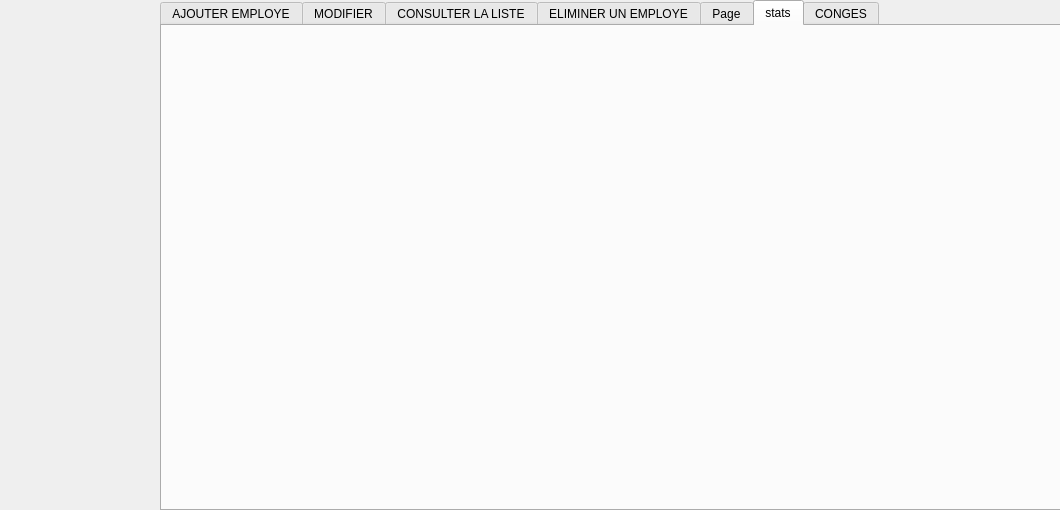
<?xml version="1.0" encoding="UTF-8"?>
<ui version="4.0">
 <class>employes</class>
 <widget class="QWidget" name="employes">
  <property name="geometry">
   <rect>
    <x>0</x>
    <y>0</y>
    <width>1060</width>
    <height>510</height>
   </rect>
  </property>
  <property name="windowTitle">
   <string>Form</string>
  </property>
  <widget class="QTabWidget" name="tabWidget">
   <property name="geometry">
    <rect>
     <x>160</x>
     <y>0</y>
     <width>901</width>
     <height>511</height>
    </rect>
   </property>
   <property name="currentIndex">
    <number>5</number>
   </property>
   <widget class="QWidget" name="AJOUTE">
    <attribute name="title">
     <string>AJOUTER EMPLOYE</string>
    </attribute>
    <widget class="QGroupBox" name="groupBox_5">
     <property name="geometry">
      <rect>
       <x>10</x>
       <y>20</y>
       <width>851</width>
       <height>421</height>
      </rect>
     </property>
     <property name="title">
      <string/>
     </property>
     <widget class="QLabel" name="ID_2">
      <property name="geometry">
       <rect>
        <x>10</x>
        <y>40</y>
        <width>47</width>
        <height>13</height>
       </rect>
      </property>
      <property name="text">
       <string>ID</string>
      </property>
     </widget>
     <widget class="QLabel" name="label_25">
      <property name="geometry">
       <rect>
        <x>10</x>
        <y>80</y>
        <width>47</width>
        <height>13</height>
       </rect>
      </property>
      <property name="text">
       <string>NOM</string>
      </property>
     </widget>
     <widget class="QLabel" name="label_26">
      <property name="geometry">
       <rect>
        <x>10</x>
        <y>120</y>
        <width>81</width>
        <height>16</height>
       </rect>
      </property>
      <property name="text">
       <string>PRENOM</string>
      </property>
     </widget>
     <widget class="QLineEdit" name="lineEdit">
      <property name="geometry">
       <rect>
        <x>140</x>
        <y>40</y>
        <width>113</width>
        <height>20</height>
       </rect>
      </property>
     </widget>
     <widget class="QLineEdit" name="lineEdit_2">
      <property name="geometry">
       <rect>
        <x>140</x>
        <y>80</y>
        <width>113</width>
        <height>20</height>
       </rect>
      </property>
     </widget>
     <widget class="QLineEdit" name="lineEdit_3">
      <property name="geometry">
       <rect>
        <x>140</x>
        <y>120</y>
        <width>113</width>
        <height>20</height>
       </rect>
      </property>
     </widget>
     <widget class="QLabel" name="label_27">
      <property name="geometry">
       <rect>
        <x>10</x>
        <y>190</y>
        <width>81</width>
        <height>16</height>
       </rect>
      </property>
      <property name="text">
       <string>DATE</string>
      </property>
     </widget>
     <widget class="QLabel" name="label_28">
      <property name="geometry">
       <rect>
        <x>10</x>
        <y>150</y>
        <width>81</width>
        <height>16</height>
       </rect>
      </property>
      <property name="text">
       <string>SALAIRE</string>
      </property>
     </widget>
     <widget class="QLineEdit" name="lineEdit_4">
      <property name="geometry">
       <rect>
        <x>140</x>
        <y>150</y>
        <width>113</width>
        <height>20</height>
       </rect>
      </property>
     </widget>
     <widget class="QDateEdit" name="dateEdit">
      <property name="geometry">
       <rect>
        <x>140</x>
        <y>190</y>
        <width>110</width>
        <height>22</height>
       </rect>
      </property>
     </widget>
     <widget class="QLabel" name="label_29">
      <property name="geometry">
       <rect>
        <x>10</x>
        <y>230</y>
        <width>81</width>
        <height>16</height>
       </rect>
      </property>
      <property name="text">
       <string>POSTE</string>
      </property>
     </widget>
     <widget class="QPushButton" name="pushButton_ajouter">
      <property name="geometry">
       <rect>
        <x>260</x>
        <y>290</y>
        <width>75</width>
        <height>23</height>
       </rect>
      </property>
      <property name="text">
       <string>Ajouter</string>
      </property>
     </widget>
     <widget class="QComboBox" name="poste_p">
      <property name="geometry">
       <rect>
        <x>120</x>
        <y>230</y>
        <width>181</width>
        <height>22</height>
       </rect>
      </property>
      <item>
       <property name="text">
        <string>Reducateur Technique</string>
       </property>
      </item>
      <item>
       <property name="text">
        <string>Conducteur</string>
       </property>
      </item>
      <item>
       <property name="text">
        <string>controleur technique</string>
       </property>
      </item>
      <item>
       <property name="text">
        <string>Inspecteur Qualite</string>
       </property>
      </item>
      <item>
       <property name="text">
        <string>RH</string>
       </property>
      </item>
     </widget>
    </widget>
   </widget>
   <widget class="QWidget" name="tab_6">
    <attribute name="title">
     <string>MODIFIER</string>
    </attribute>
    <widget class="QGroupBox" name="groupBox_6">
     <property name="geometry">
      <rect>
       <x>20</x>
       <y>20</y>
       <width>831</width>
       <height>441</height>
      </rect>
     </property>
     <property name="title">
      <string/>
     </property>
     <widget class="QLabel" name="ID_3">
      <property name="geometry">
       <rect>
        <x>10</x>
        <y>40</y>
        <width>47</width>
        <height>13</height>
       </rect>
      </property>
      <property name="text">
       <string>ID</string>
      </property>
     </widget>
     <widget class="QLabel" name="label_30">
      <property name="geometry">
       <rect>
        <x>10</x>
        <y>80</y>
        <width>47</width>
        <height>13</height>
       </rect>
      </property>
      <property name="text">
       <string>NOM</string>
      </property>
     </widget>
     <widget class="QLabel" name="label_31">
      <property name="geometry">
       <rect>
        <x>10</x>
        <y>120</y>
        <width>81</width>
        <height>16</height>
       </rect>
      </property>
      <property name="text">
       <string>PRENOM</string>
      </property>
     </widget>
     <widget class="QLineEdit" name="lineEdit_11">
      <property name="geometry">
       <rect>
        <x>140</x>
        <y>40</y>
        <width>113</width>
        <height>20</height>
       </rect>
      </property>
     </widget>
     <widget class="QLineEdit" name="lineEdit_12">
      <property name="geometry">
       <rect>
        <x>140</x>
        <y>80</y>
        <width>113</width>
        <height>20</height>
       </rect>
      </property>
     </widget>
     <widget class="QLineEdit" name="lineEdit_13">
      <property name="geometry">
       <rect>
        <x>140</x>
        <y>120</y>
        <width>113</width>
        <height>20</height>
       </rect>
      </property>
     </widget>
     <widget class="QLabel" name="label_32">
      <property name="geometry">
       <rect>
        <x>10</x>
        <y>190</y>
        <width>81</width>
        <height>16</height>
       </rect>
      </property>
      <property name="text">
       <string>DATE</string>
      </property>
     </widget>
     <widget class="QLabel" name="label_33">
      <property name="geometry">
       <rect>
        <x>10</x>
        <y>150</y>
        <width>81</width>
        <height>16</height>
       </rect>
      </property>
      <property name="text">
       <string>SALAIRE</string>
      </property>
     </widget>
     <widget class="QLineEdit" name="lineEdit_14">
      <property name="geometry">
       <rect>
        <x>140</x>
        <y>150</y>
        <width>113</width>
        <height>20</height>
       </rect>
      </property>
     </widget>
     <widget class="QDateEdit" name="dateEdit_3">
      <property name="geometry">
       <rect>
        <x>140</x>
        <y>190</y>
        <width>110</width>
        <height>22</height>
       </rect>
      </property>
     </widget>
     <widget class="QLabel" name="label_34">
      <property name="geometry">
       <rect>
        <x>10</x>
        <y>230</y>
        <width>81</width>
        <height>16</height>
       </rect>
      </property>
      <property name="text">
       <string>POSTE</string>
      </property>
     </widget>
     <widget class="QPushButton" name="pushButton_modifier">
      <property name="geometry">
       <rect>
        <x>260</x>
        <y>290</y>
        <width>75</width>
        <height>23</height>
       </rect>
      </property>
      <property name="text">
       <string>Modifier</string>
      </property>
     </widget>
     <widget class="QComboBox" name="POSTE_p">
      <property name="geometry">
       <rect>
        <x>140</x>
        <y>230</y>
        <width>111</width>
        <height>22</height>
       </rect>
      </property>
      <item>
       <property name="text">
        <string>chef</string>
       </property>
      </item>
      <item>
       <property name="text">
        <string>RS</string>
       </property>
      </item>
     </widget>
    </widget>
   </widget>
   <widget class="QWidget" name="tab_2">
    <attribute name="title">
     <string>CONSULTER LA LISTE</string>
    </attribute>
    <widget class="QTableView" name="tableView">
     <property name="geometry">
      <rect>
       <x>25</x>
       <y>11</y>
       <width>831</width>
       <height>361</height>
      </rect>
     </property>
    </widget>
    <widget class="QPushButton" name="recherche">
     <property name="geometry">
      <rect>
       <x>460</x>
       <y>400</y>
       <width>93</width>
       <height>28</height>
      </rect>
     </property>
     <property name="text">
      <string>Recherche</string>
     </property>
    </widget>
    <widget class="QLineEdit" name="lineEdit_6">
     <property name="geometry">
      <rect>
       <x>560</x>
       <y>400</y>
       <width>113</width>
       <height>22</height>
      </rect>
     </property>
    </widget>
    <widget class="QPushButton" name="tri">
     <property name="geometry">
      <rect>
       <x>130</x>
       <y>410</y>
       <width>93</width>
       <height>28</height>
      </rect>
     </property>
     <property name="text">
      <string>TRI</string>
     </property>
    </widget>
   </widget>
   <widget class="QWidget" name="tab">
    <attribute name="title">
     <string>ELIMINER UN EMPLOYE</string>
    </attribute>
    <widget class="QGroupBox" name="groupBox_7">
     <property name="geometry">
      <rect>
       <x>30</x>
       <y>30</y>
       <width>641</width>
       <height>421</height>
      </rect>
     </property>
     <property name="title">
      <string/>
     </property>
     <widget class="QLabel" name="ID_4">
      <property name="geometry">
       <rect>
        <x>150</x>
        <y>120</y>
        <width>47</width>
        <height>13</height>
       </rect>
      </property>
      <property name="text">
       <string>ID</string>
      </property>
     </widget>
     <widget class="QLineEdit" name="lineEdit_16">
      <property name="geometry">
       <rect>
        <x>200</x>
        <y>120</y>
        <width>113</width>
        <height>20</height>
       </rect>
      </property>
     </widget>
     <widget class="QPushButton" name="pushButton_supprimer">
      <property name="geometry">
       <rect>
        <x>300</x>
        <y>190</y>
        <width>75</width>
        <height>23</height>
       </rect>
      </property>
      <property name="text">
       <string>Supprimer</string>
      </property>
     </widget>
    </widget>
   </widget>
   <widget class="QWidget" name="tab_5">
    <attribute name="title">
     <string>Page</string>
    </attribute>
   </widget>
   <widget class="QWidget" name="tab_4">
    <attribute name="title">
     <string>stats</string>
    </attribute>
    <widget class="QLabel" name="label_4">
     <property name="geometry">
      <rect>
       <x>60</x>
       <y>10</y>
       <width>701</width>
       <height>411</height>
      </rect>
     </property>
     <property name="text">
      <string/>
     </property>
    </widget>
   </widget>
   <widget class="QWidget" name="tab_3">
    <attribute name="title">
     <string>CONGES</string>
    </attribute>
    <widget class="QGroupBox" name="groupBox">
     <property name="geometry">
      <rect>
       <x>30</x>
       <y>20</y>
       <width>251</width>
       <height>211</height>
      </rect>
     </property>
     <property name="title">
      <string/>
     </property>
     <widget class="QLabel" name="ID_5">
      <property name="geometry">
       <rect>
        <x>30</x>
        <y>30</y>
        <width>47</width>
        <height>13</height>
       </rect>
      </property>
      <property name="text">
       <string>ID</string>
      </property>
     </widget>
     <widget class="QLineEdit" name="lineEdit_5">
      <property name="geometry">
       <rect>
        <x>90</x>
        <y>30</y>
        <width>113</width>
        <height>22</height>
       </rect>
      </property>
     </widget>
     <widget class="QDateEdit" name="dateEdit_2">
      <property name="geometry">
       <rect>
        <x>90</x>
        <y>70</y>
        <width>110</width>
        <height>22</height>
       </rect>
      </property>
     </widget>
     <widget class="QDateEdit" name="dateEdit_4">
      <property name="geometry">
       <rect>
        <x>90</x>
        <y>110</y>
        <width>110</width>
        <height>22</height>
       </rect>
      </property>
     </widget>
     <widget class="QLabel" name="label_2">
      <property name="geometry">
       <rect>
        <x>10</x>
        <y>70</y>
        <width>71</width>
        <height>16</height>
       </rect>
      </property>
      <property name="text">
       <string>Date debut</string>
      </property>
     </widget>
     <widget class="QLabel" name="label_3">
      <property name="geometry">
       <rect>
        <x>5</x>
        <y>110</y>
        <width>71</width>
        <height>20</height>
       </rect>
      </property>
      <property name="text">
       <string>Date retour</string>
      </property>
     </widget>
     <widget class="QPushButton" name="pushButton_3">
      <property name="geometry">
       <rect>
        <x>10</x>
        <y>160</y>
        <width>93</width>
        <height>28</height>
       </rect>
      </property>
      <property name="text">
       <string>ajouter</string>
      </property>
     </widget>
     <widget class="QPushButton" name="pushButton_4">
      <property name="geometry">
       <rect>
        <x>130</x>
        <y>160</y>
        <width>93</width>
        <height>28</height>
       </rect>
      </property>
      <property name="text">
       <string>annuler</string>
      </property>
     </widget>
    </widget>
    <widget class="QTableView" name="tableView_2">
     <property name="geometry">
      <rect>
       <x>310</x>
       <y>10</y>
       <width>561</width>
       <height>261</height>
      </rect>
     </property>
    </widget>
    <widget class="QPushButton" name="confirmer">
     <property name="geometry">
      <rect>
       <x>30</x>
       <y>260</y>
       <width>93</width>
       <height>28</height>
      </rect>
     </property>
     <property name="text">
      <string>confirmer</string>
     </property>
    </widget>
    <widget class="QPushButton" name="pushButton_2">
     <property name="geometry">
      <rect>
       <x>150</x>
       <y>260</y>
       <width>93</width>
       <height>28</height>
      </rect>
     </property>
     <property name="text">
      <string>refuser</string>
     </property>
    </widget>
    <widget class="QPushButton" name="pushButton_22">
     <property name="geometry">
      <rect>
       <x>160</x>
       <y>310</y>
       <width>93</width>
       <height>28</height>
      </rect>
     </property>
     <property name="text">
      <string>imprimer</string>
     </property>
    </widget>
    <widget class="QPushButton" name="supp">
     <property name="geometry">
      <rect>
       <x>40</x>
       <y>310</y>
       <width>93</width>
       <height>28</height>
      </rect>
     </property>
     <property name="text">
      <string>supprimer</string>
     </property>
    </widget>
    <widget class="QTableView" name="tableView_3">
     <property name="geometry">
      <rect>
       <x>320</x>
       <y>280</y>
       <width>551</width>
       <height>192</height>
      </rect>
     </property>
    </widget>
    <widget class="QPushButton" name="aff">
     <property name="geometry">
      <rect>
       <x>50</x>
       <y>380</y>
       <width>241</width>
       <height>28</height>
      </rect>
     </property>
     <property name="text">
      <string>afficher les informations des employes</string>
     </property>
    </widget>
   </widget>
  </widget>
  <widget class="QWidget" name="verticalLayoutWidget">
   <property name="geometry">
    <rect>
     <x>0</x>
     <y>20</y>
     <width>169</width>
     <height>491</height>
    </rect>
   </property>
   <layout class="QVBoxLayout" name="verticalLayout">
    <item>
     <widget class="QLabel" name="label">
      <property name="text">
       <string/>
      </property>
      <property name="pixmap">
       <pixmap>../../Bureau/login.png</pixmap>
      </property>
     </widget>
    </item>
   </layout>
  </widget>
  <widget class="QLabel" name="label_5">
   <property name="geometry">
    <rect>
     <x>60</x>
     <y>250</y>
     <width>167</width>
     <height>489</height>
    </rect>
   </property>
   <property name="text">
    <string/>
   </property>
   <property name="pixmap">
    <pixmap>../../Bureau/login.png</pixmap>
   </property>
  </widget>
 </widget>
 <resources/>
 <connections/>
</ui>
